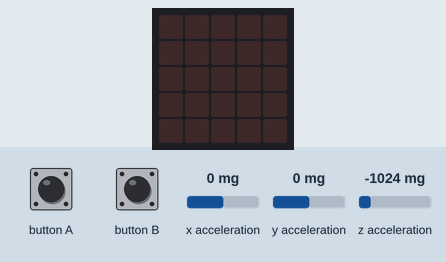
A program run on a simulated BBC micro:bit running MicroPython. On the bench: the board's 5×5 LED display. The test bench sets the inputs (shaded band); at power-on: x acceleration 0 mg, y acceleration 0 mg, z acceleration -1024 mg. The 48×5 strip is a reading aid, not a part: it shows the text the display is scrolling, unrolled, one strip-width of it at a time.

Above: at 1.2 s.
1.3 s: button A pressed for 0.15 s
At 2.2 s:
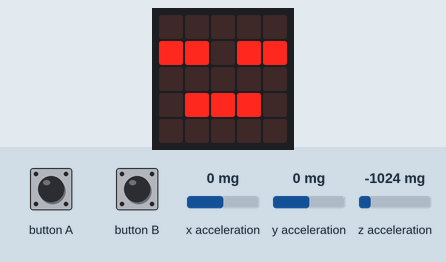
At 12.4 s:
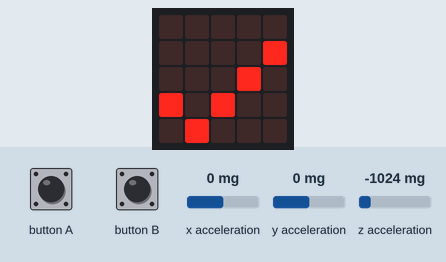
Timing chart, 0 to 13.0 s (numbered marks = the images above; inputs shaded):
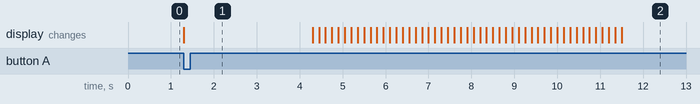

The program:

alarm.py
```python
from microbit import *


class Alarm:

    def __init__(self):
        self.x = 0
        self.y = 0
        self.z = 0
        self.is_set = False
        self.alarm_raised = False

    def set(self):
        display.show(Image.ASLEEP)
        # this is to allow time to let the microbit be settle after you might have moved it when pressing button
        sleep(3000)

        self.x = accelerometer.get_x()
        self.y = accelerometer.get_y()
        self.z = accelerometer.get_z()
        self.is_set = True
        display.scroll("Alarm set")
        display.show(Image.YES)

    def unset(self):
        self.is_set = False
        self.alarm_raised = False
        display.show(Image.HAPPY)

    def has_been_moved(self):
        return not (accelerometer.get_x() - 50 < self.x < accelerometer.get_x() + 50 \
            or accelerometer.get_y() - 50 < self.y < accelerometer.get_y() + 50 \
            or accelerometer.get_z() - 50 < self.z < accelerometer.get_z() + 50)


def run():
    alarm = Alarm()

    while True:
        if alarm.is_set:
            if button_b.is_pressed():
                alarm.unset()
            if not alarm.alarm_raised:
                if alarm.has_been_moved():
                    alarm.alarm_raised = True
                else:
                    sleep(500)
            else:
                display.show(Image.ANGRY)
                pin0.write_digital(1)
                sleep(100)
                display.clear()
                pin0.write_digital(0)
                sleep(100)
        else:
            if button_a.is_pressed():
                alarm.set()

if __name__ == "__main__":
    run()
```

Measured:
- after the input at 1.3 s, the display: changes at once (image 1)
